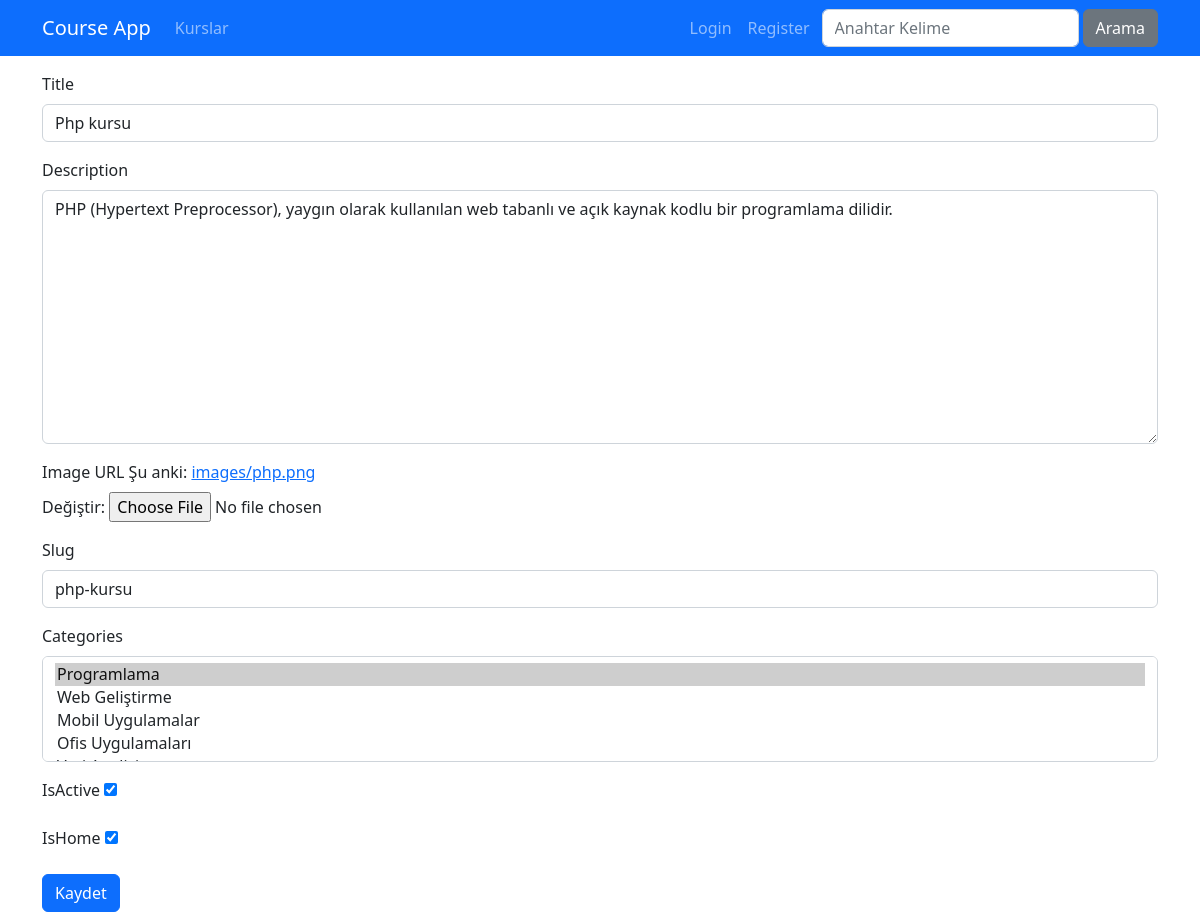
The page /kurs/course-edit/3 on the database its author committed.
### Courses/models.py (models this page shows, shortened)
class Course(models.Model):
    title = models.CharField(max_length=50)
    description = models.TextField()
    image = models.ImageField(upload_to="images", default="")
    date = models.DateField(auto_now_add=True)
    isActive = models.BooleanField(default=False)
    isHome = models.BooleanField(default=False)
    slug = models.SlugField(default="", blank=True, null=False, unique=True, db_index=True)
    categories = models.ManyToManyField(Category)

### Courses/views.py (the view)
# urls.py: path("course-edit/<int:id>", views.courseEdit, name="course_edit"),
def courseEdit(request, id):
    course = get_object_or_404(Course, pk=id)
    if request.method == "POST":
        form = CourseEditForm(request.POST, request.FILES, instance=course)
        form.save()
        return redirect("course_list")
    else:
        form = CourseEditForm(instance=course)
    return render(request, "courses/course_edit.html", {
        "form": form
    })

### Courses/forms.py
class CourseEditForm(forms.ModelForm):
    class Meta:
        model = Course
        fields = ('title', 'description', 'image', 'slug', 'categories', 'isActive', 'isHome')
        labels = {
            'title': 'Title',
            'description': 'Description',
            'image': 'Image URL',
            'slug': 'Slug'
        }
        widgets = {
            'title': TextInput(attrs={'class': 'form-control'}),
            'description': Textarea(attrs={'class': 'form-control'}),
            'slug': TextInput(attrs={'class': 'form-control'}),
            'categories': SelectMultiple(attrs={'class': 'form-control'})
        }
        error_messages = {
            'title': {
                'required': 'Kurs başlığı girmelisiniz.',
                'max_length': 'Kurs başlığı en fazla 50 karakter olabilir.'
            },
            'description': {
                'required': 'Kurs açıklaması girmelisiniz.'
            }
        }

### Courses/models.py (called while the page is built)
    def __str__(self):
        return f"{self.name}"

### Courses/templates/courses/course_edit.html (shortened to what this page needs)
{% extends "layout.html" %}
{% load static %}
{% block css_files %}
    <link rel="stylesheet" href=" {% static "courses/css/style.css" %} ">
{% endblock css_files %}
{% block content %}
    <div class="container mt-3">
        <div class="row">
            <div class="col-12">
                <form method="POST" novalidate enctype="multipart/form-data">
                    {% include "partials/_form.html" %}
                    <button type="submit" class="btn btn-primary">Kaydet</button>
                </form>
            </div>
        </div>
    </div>
{% endblock content %}

### templates/partials/_form.html (shortened to what this page needs)
{% for field in form %}
    <div class="mb-3 {% if field.errors %}invalid{% endif %}">
        <label for="{{ field.id_for_label }}" class="form-label">{{ field.label }}</label>
        {{ field }}
    </div>
{% endfor %}

### rows shown on the page
Course: form "Php kursu" "PHP (Hypertext Preprocessor), yaygın olarak kullanılan web tabanlı ve açık kaynak kodlu bir programlama dilidir." "php-kursu" "☑" "☑"

### other values the page prints
{{ field.label }} "Title" "Description" "Image URL" "Slug" "Categories" "IsActive" "IsHome"
